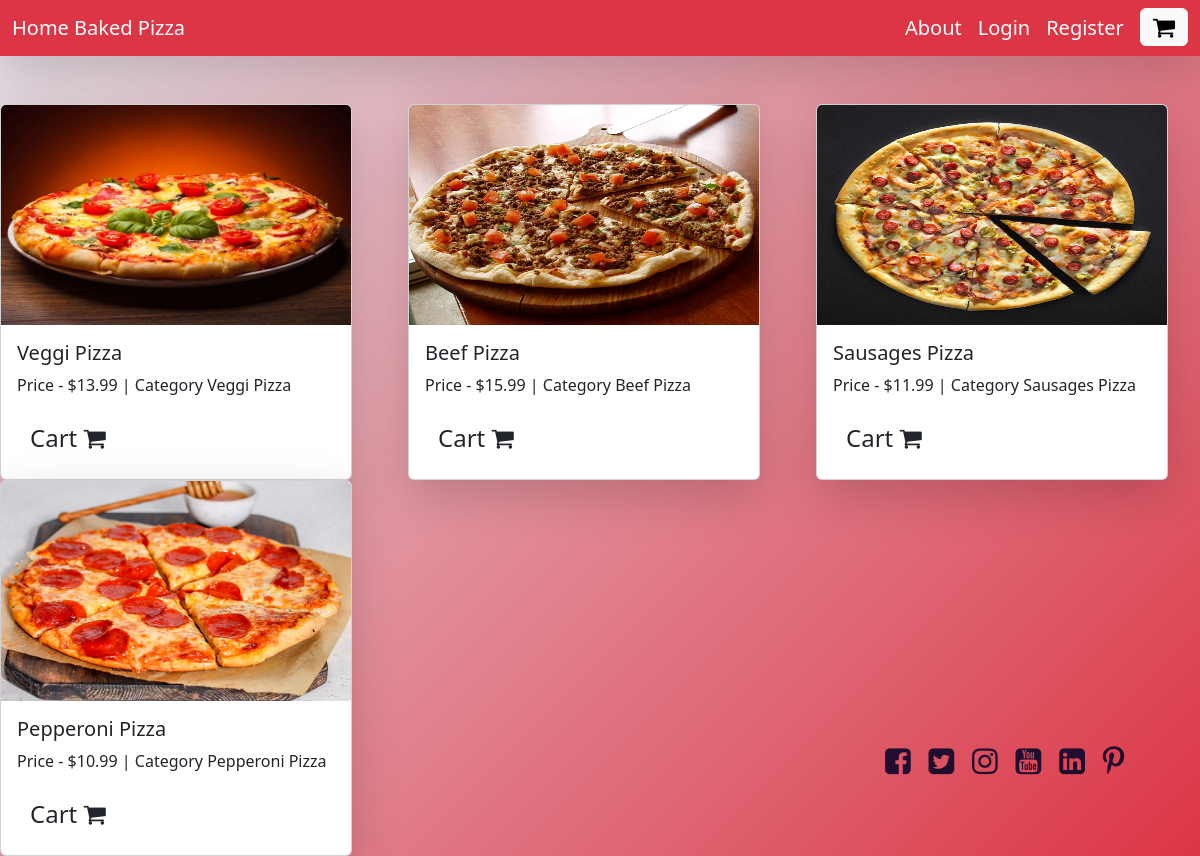
The page / on the database its author committed.
### home/models.py (models this page shows)
class BaseModel(models.Model):
    uid = models.UUIDField(default=uuid.uuid4, editable=False, primary_key=True)
    created_at= models.DateField(auto_now_add=True)
    updated_at= models.DateField(auto_now_add=True)
    class Meta:
        abstract = True

class Pizza(BaseModel):
    category = models.ForeignKey(PizzaCategory, on_delete=models.CASCADE, related_name='pizzas')
    pizza_name= models.CharField(max_length=200)
    price = models.FloatField(default=100)
    images= models.ImageField(upload_to='pizza')

class PizzaCategory(BaseModel):
    category_name=models.CharField(max_length=200)

### home/views.py (the view)
# urls.py: path('', views.home, name='home'),
def home(request):
    pizzas = Pizza.objects.all()
    context = {'pizzas':pizzas}
    return render(request, 'home.html', context)

### home/templates/home.html
{%extends './base.html' %}
{% block content %}
<div class="'container mt-5">
    <div class="row">
        {%for pizza in pizzas%}
            <div class="col -md-3">
                <div class="card shadow-lg" style="width: 22rem;">
                <img src="/media/{{pizza.images}}" style="height: 220px;"  class="card-img-top" alt="...">
                    <div class="card-body">
                        <h5 class="card-title">
                            {{pizza.pizza_name}}
                        </h5>
                        <p> Price -  ${{pizza.price}} | Category {{pizza.category.category_name}}</p>
                        <a href ="{% url 'add_cart' pizza.uid %}" class="btn btn-sucess" style="font-size:24px"> Cart <i class="fa fa-shopping-cart"></i></a>
                    </div>
                </div>
            </div>
        {%endfor%}
    </div>
</div>
{%endblock%}

### home/templates/base.html (shortened to what this page needs)
<html>
<head>
    <link rel="stylesheet" href="https://cdnjs.cloudflare.com/ajax/libs/font-awesome/5.15.2/css/all.min.css"/>
    <link rel="stylesheet" href="https://maxcdn.bootstrapcdn.com/font-awesome/4.5.0/css/font-awesome.min.css">
    <link rel="stylesheet" href="https://maxcdn.bootstrapcdn.com/font-awesome/4.4.0/css/font-awesome.min.css">
    <link rel="stylesheet" href="https://cdnjs.cloudflare.com/ajax/libs/font-awesome/5.15.2/css/all.min.css"/>
    <link rel="stylesheet" href="https://maxcdn.bootstrapcdn.com/font-awesome/4.5.0/css/font-awesome.min.css">
    <link href="https://cdn.jsdelivr.net/npm/bootstrap@5.3.1/dist/css/bootstrap.min.css" rel="stylesheet"
>
</head>
<body class="body-color">
  <nav class="navbar navbar-dark bg-danger shadow-lg">
    <div class="container-fluid">
      <a class="navbar-brand" href="{% url 'home' %}"> Home Baked Pizza</a>
      <div class="d-flex">
        <a href="{% url 'about' %}" class="navbar-brand"> About </a>
        {% if request.user.is_authenticated %}
        <a href="{% url 'logout' %}" class="navbar-brand" > Logout </a>
        <a href="{%url 'orders' %}" class="btn btn-primary">
        Orders </a>
        {% else %}
          <a href="{%url 'login' %}" class="navbar-brand"> Login </a>
          <a href="{%url 'sign_up' %}" class="navbar-brand"> Register </a>
        {%endif%}
      <a href="{%url 'cart' %}">  <button class="btn btn-light" style="font-size:24px"><i class="fa fa-shopping-cart"></i>{{ request.User.get_cart_count }}  </button> </a>
    </div>
    </div>
        <div class="social-icons">
            <a href="#"  title="facebook">
              <i class="fa fa-facebook-square" aria-hidden="true"></i>
            </a>
            <a href="#" title="twitter">
              <i class="fa fa-twitter-square" aria-hidden="true"></i>
            </a>
            <a href="#" title="instagram">
              <i class="fa fa-instagram" aria-hidden="true"></i>
            </a>
            <a href="#" title="youtube">
              <i class="fa fa-youtube-square" aria-hidden="true"></i>
            </a>
            <a href="#" title="linkedin">
              <i class="fa fa-linkedin-square" aria-hidden="true"></i>
            </a>
            <a href="#" title="pinterest">
              <i class="fa fa-pinterest-p" aria-hidden="true"></i>
            </a>
          </div>
  </nav>
  {% block content %}
  {%endblock%}
</body>
</html>

### home/templates/base.html (style rules this page uses)
.body-color { background:linear-gradient(135deg, #e6e2e9, #DC3545) ; }
.social-icons { padding:30px; background-color:transparent; text-align: center; position: fixed; left: 850px; bottom: 50px; }
.social-icons a { color:#200d30; line-height:30px; font-size:30px; margin: 0 5px; text-decoration:none; }
.social-icons a i { line-height:30px; font-size:30px; -webkit-transition: all 200ms ease-in; -webkit-transform: scale(1); -ms-transition: all 200ms ease-in; -ms-transform: scale(1); -moz-transition: all 200ms ease-in; -moz-transform: scale(1); transition: all 200ms ease-in; transform: scale(1); }

### rows shown on the page
Pizza: images (picture), pizza_name "Veggi Pizza", price "13.99", category.category_name "Veggi Pizza"
Pizza: images (picture), pizza_name "Beef Pizza", price "15.99", category.category_name "Beef Pizza"
Pizza: images (picture), pizza_name "Sausages Pizza", price "11.99", category.category_name "Sausages Pizza"
Pizza: images (picture), pizza_name "Pepperoni Pizza", price "10.99", category.category_name "Pepperoni Pizza"
